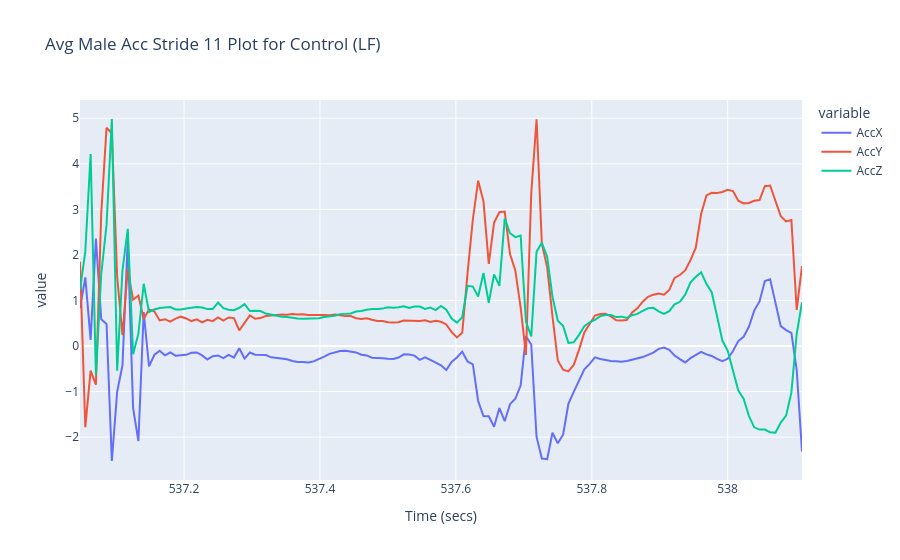
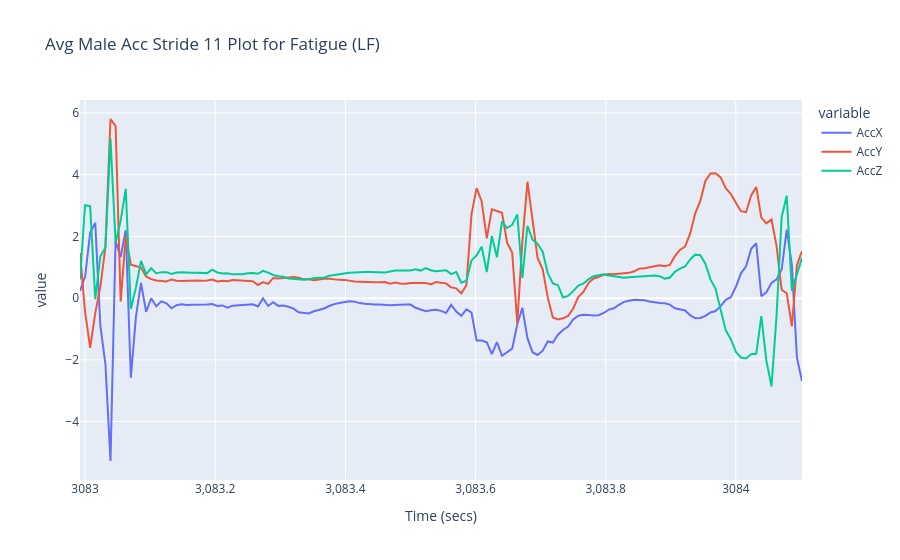
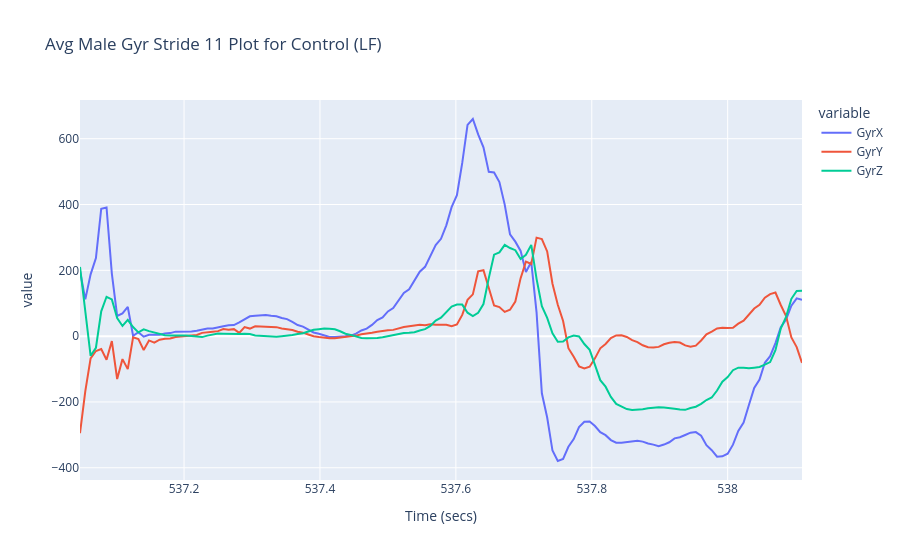
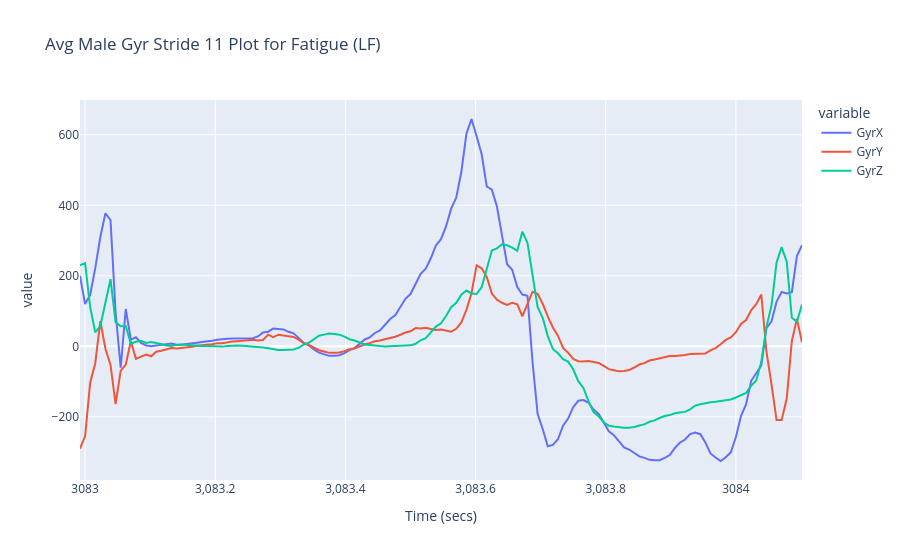

Write notebook code for charts like these, in order.
### Code cell
fig = px.line(control_df_02.iloc[::downsample_factor], x='Time (secs)', y=["AccX", "AccY", "AccZ"], title=f"Avg Male Acc Stride {stride_index+1} Plot for Control ({sensor_location})")
fig.show()

fig = px.line(fatigue_df_02.iloc[::downsample_factor], x='Time (secs)', y=["AccX", "AccY", "AccZ"], title=f"Avg Male Acc Stride {stride_index+1} Plot for Fatigue ({sensor_location})")
fig.show()

fig = px.line(control_df_02.iloc[::downsample_factor], x='Time (secs)', y=["GyrX", "GyrY", "GyrZ"], title=f"Avg Male Gyr Stride {stride_index+1} Plot for Control ({sensor_location})")
fig.show()

fig = px.line(fatigue_df_02.iloc[::downsample_factor], x='Time (secs)', y=["GyrX", "GyrY", "GyrZ"], title=f"Avg Male Gyr Stride {stride_index+1} Plot for Fatigue ({sensor_location})")
fig.show()

### Figure 1 — Plotly figure (JSON) as saved in the notebook; plotly's stock layout.template omitted (floating-point values rounded to 4 significant figures; data arrays with more than 128 entries replaced by an {"elided": "..."} marker saying what was removed)
{"data": [{"hovertemplate": "variable=AccX<br>Time (secs)=%{x}<br>value=%{y}<extra></extra>", "legendgroup": "AccX", "line": {"color": "#636efa", "dash": "solid"}, "marker": {"symbol": "circle"}, "mode": "lines", "name": "AccX", "orientation": "v", "showlegend": true, "type": "scatter", "x": {"elided": "137 float values"}, "xaxis": "x", "y": {"elided": "137 float values"}, "yaxis": "y"}, {"hovertemplate": "variable=AccY<br>Time (secs)=%{x}<br>value=%{y}<extra></extra>", "legendgroup": "AccY", "line": {"color": "#EF553B", "dash": "solid"}, "marker": {"symbol": "circle"}, "mode": "lines", "name": "AccY", "orientation": "v", "showlegend": true, "type": "scatter", "x": {"elided": "137 float values"}, "xaxis": "x", "y": {"elided": "137 float values"}, "yaxis": "y"}, {"hovertemplate": "variable=AccZ<br>Time (secs)=%{x}<br>value=%{y}<extra></extra>", "legendgroup": "AccZ", "line": {"color": "#00cc96", "dash": "solid"}, "marker": {"symbol": "circle"}, "mode": "lines", "name": "AccZ", "orientation": "v", "showlegend": true, "type": "scatter", "x": {"elided": "137 float values"}, "xaxis": "x", "y": {"elided": "137 float values"}, "yaxis": "y"}], "layout": {"legend": {"title": {"text": "variable"}, "tracegroupgap": 0}, "title": {"text": "Avg Male Acc Stride 11 Plot for Control (LF)"}, "xaxis": {"anchor": "y", "domain": [0, 1], "title": {"text": "Time (secs)"}}, "yaxis": {"anchor": "x", "domain": [0, 1], "title": {"text": "value"}}}}

### Figure 2 — Plotly figure (JSON) as saved in the notebook; plotly's stock layout.template omitted (floating-point values rounded to 4 significant figures; data arrays with more than 128 entries replaced by an {"elided": "..."} marker saying what was removed)
{"data": [{"hovertemplate": "variable=AccX<br>Time (secs)=%{x}<br>value=%{y}<extra></extra>", "legendgroup": "AccX", "line": {"color": "#636efa", "dash": "solid"}, "marker": {"symbol": "circle"}, "mode": "lines", "name": "AccX", "orientation": "v", "showlegend": true, "type": "scatter", "x": {"elided": "143 float values"}, "xaxis": "x", "y": {"elided": "143 float values"}, "yaxis": "y"}, {"hovertemplate": "variable=AccY<br>Time (secs)=%{x}<br>value=%{y}<extra></extra>", "legendgroup": "AccY", "line": {"color": "#EF553B", "dash": "solid"}, "marker": {"symbol": "circle"}, "mode": "lines", "name": "AccY", "orientation": "v", "showlegend": true, "type": "scatter", "x": {"elided": "143 float values"}, "xaxis": "x", "y": {"elided": "143 float values"}, "yaxis": "y"}, {"hovertemplate": "variable=AccZ<br>Time (secs)=%{x}<br>value=%{y}<extra></extra>", "legendgroup": "AccZ", "line": {"color": "#00cc96", "dash": "solid"}, "marker": {"symbol": "circle"}, "mode": "lines", "name": "AccZ", "orientation": "v", "showlegend": true, "type": "scatter", "x": {"elided": "143 float values"}, "xaxis": "x", "y": {"elided": "143 float values"}, "yaxis": "y"}], "layout": {"legend": {"title": {"text": "variable"}, "tracegroupgap": 0}, "title": {"text": "Avg Male Acc Stride 11 Plot for Fatigue (LF)"}, "xaxis": {"anchor": "y", "domain": [0, 1], "title": {"text": "Time (secs)"}}, "yaxis": {"anchor": "x", "domain": [0, 1], "title": {"text": "value"}}}}

### Figure 3 — Plotly figure (JSON) as saved in the notebook; plotly's stock layout.template omitted (floating-point values rounded to 4 significant figures; data arrays with more than 128 entries replaced by an {"elided": "..."} marker saying what was removed)
{"data": [{"hovertemplate": "variable=GyrX<br>Time (secs)=%{x}<br>value=%{y}<extra></extra>", "legendgroup": "GyrX", "line": {"color": "#636efa", "dash": "solid"}, "marker": {"symbol": "circle"}, "mode": "lines", "name": "GyrX", "orientation": "v", "showlegend": true, "type": "scatter", "x": {"elided": "137 float values"}, "xaxis": "x", "y": {"elided": "137 float values"}, "yaxis": "y"}, {"hovertemplate": "variable=GyrY<br>Time (secs)=%{x}<br>value=%{y}<extra></extra>", "legendgroup": "GyrY", "line": {"color": "#EF553B", "dash": "solid"}, "marker": {"symbol": "circle"}, "mode": "lines", "name": "GyrY", "orientation": "v", "showlegend": true, "type": "scatter", "x": {"elided": "137 float values"}, "xaxis": "x", "y": {"elided": "137 float values"}, "yaxis": "y"}, {"hovertemplate": "variable=GyrZ<br>Time (secs)=%{x}<br>value=%{y}<extra></extra>", "legendgroup": "GyrZ", "line": {"color": "#00cc96", "dash": "solid"}, "marker": {"symbol": "circle"}, "mode": "lines", "name": "GyrZ", "orientation": "v", "showlegend": true, "type": "scatter", "x": {"elided": "137 float values"}, "xaxis": "x", "y": {"elided": "137 float values"}, "yaxis": "y"}], "layout": {"legend": {"title": {"text": "variable"}, "tracegroupgap": 0}, "title": {"text": "Avg Male Gyr Stride 11 Plot for Control (LF)"}, "xaxis": {"anchor": "y", "domain": [0, 1], "title": {"text": "Time (secs)"}}, "yaxis": {"anchor": "x", "domain": [0, 1], "title": {"text": "value"}}}}

### Figure 4 — Plotly figure (JSON) as saved in the notebook; plotly's stock layout.template omitted (floating-point values rounded to 4 significant figures; data arrays with more than 128 entries replaced by an {"elided": "..."} marker saying what was removed)
{"data": [{"hovertemplate": "variable=GyrX<br>Time (secs)=%{x}<br>value=%{y}<extra></extra>", "legendgroup": "GyrX", "line": {"color": "#636efa", "dash": "solid"}, "marker": {"symbol": "circle"}, "mode": "lines", "name": "GyrX", "orientation": "v", "showlegend": true, "type": "scatter", "x": {"elided": "143 float values"}, "xaxis": "x", "y": {"elided": "143 float values"}, "yaxis": "y"}, {"hovertemplate": "variable=GyrY<br>Time (secs)=%{x}<br>value=%{y}<extra></extra>", "legendgroup": "GyrY", "line": {"color": "#EF553B", "dash": "solid"}, "marker": {"symbol": "circle"}, "mode": "lines", "name": "GyrY", "orientation": "v", "showlegend": true, "type": "scatter", "x": {"elided": "143 float values"}, "xaxis": "x", "y": {"elided": "143 float values"}, "yaxis": "y"}, {"hovertemplate": "variable=GyrZ<br>Time (secs)=%{x}<br>value=%{y}<extra></extra>", "legendgroup": "GyrZ", "line": {"color": "#00cc96", "dash": "solid"}, "marker": {"symbol": "circle"}, "mode": "lines", "name": "GyrZ", "orientation": "v", "showlegend": true, "type": "scatter", "x": {"elided": "143 float values"}, "xaxis": "x", "y": {"elided": "143 float values"}, "yaxis": "y"}], "layout": {"legend": {"title": {"text": "variable"}, "tracegroupgap": 0}, "title": {"text": "Avg Male Gyr Stride 11 Plot for Fatigue (LF)"}, "xaxis": {"anchor": "y", "domain": [0, 1], "title": {"text": "Time (secs)"}}, "yaxis": {"anchor": "x", "domain": [0, 1], "title": {"text": "value"}}}}
